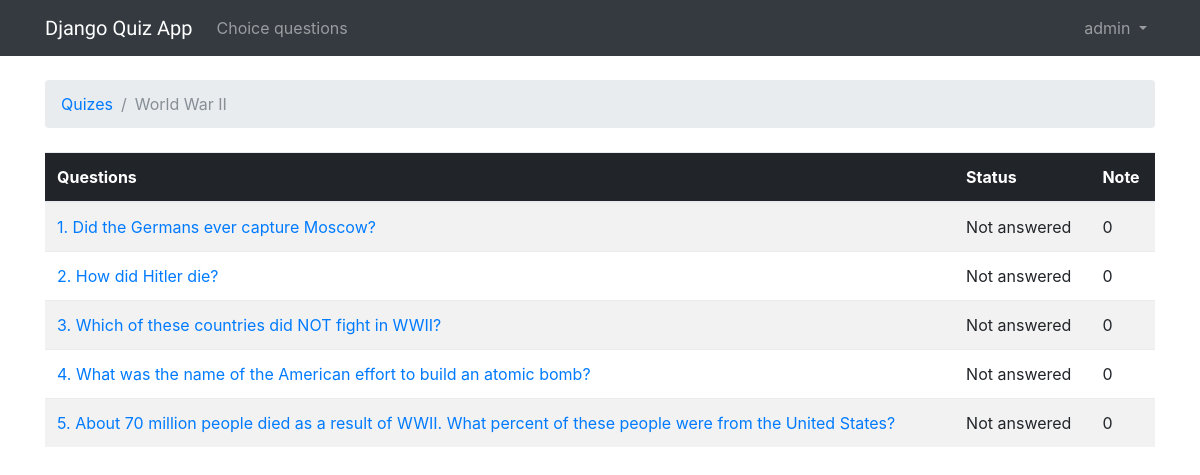
The app's page /quizes/4/ (signed in) with its own data.
### boards/models.py (models this page shows, shortened)
class Quiz(models.Model):
    name = models.CharField(max_length=30, unique=True)
    description = models.CharField(max_length=100)

class Question(models.Model):
    question = models.CharField(max_length=255)
    status = models.CharField(max_length=25, default='Not answered')
    note = models.PositiveIntegerField(default=0)
    quiz = models.ForeignKey(Quiz, related_name='questions', on_delete=models.CASCADE)

### boards/views.py (the view)
# urls.py: url(r'^quizes/(?P<pk>\d+)/$', login_required(views.QuestionListView.as_view()), name='quiz_questions'),
class QuestionListView(ListView):
    model = Question
    context_object_name = 'questions'
    template_name = 'questions.html'
    paginate_by = 20
    def get_context_data(self, **kwargs):
        kwargs['quiz'] = self.quiz
        return super().get_context_data(**kwargs)
    def get_queryset(self):
        self.quiz = get_object_or_404(Quiz, pk=self.kwargs.get('pk'))
        queryset = self.quiz.questions.order_by('question')
        return queryset

### templates/questions.html (shortened to what this page needs)
{% extends 'base.html' %}
{% load humanize %}
{% block breadcrumb %}
  <li class="breadcrumb-item"><a href="{% url 'home' %}">Quizes</a></li>
  <li class="breadcrumb-item active">{{ quiz.name }}</li>
{% endblock %}
{% block content %}
  <table class="table table-striped mb-4">
    <thead class="thead-inverse">
      <tr>
        <th>Questions</th>
        <th>Status</th>
        <th>Note</th>
      </tr>
    </thead>
    <tbody>
      {% for question in questions %}
        {% url 'question_answers' quiz.pk question.pk as question_url %}
        <tr>
          <td>
            <p class="mb-0">
              <a href="{{ question_url }}">{{ question.question }}</a>
            </p>
          </td>
          <td class="align-middle">{{ question.status }}</td>
          <td class="align-middle">{{ question.note }}</td>
        </tr>
      {% endfor %}
    </tbody>
  </table>
{% endblock %}

### templates/base.html (shortened to what this page needs)
{% load static %}<!DOCTYPE html>
<html>
  <head>
    <link rel="stylesheet" href="{% static 'css/bootstrap.min.css' %}">
    <link rel="stylesheet" href="{% static 'css/app.css' %}">
  </head>
  <body>
    {% block body %}
      <div class="wrapper">
        <nav class="navbar navbar-expand-sm navbar-dark bg-dark">
          <div class="container">
            <a class="navbar-brand" href="{% url 'home' %}">Django Quiz App</a>
            <div class="collapse navbar-collapse" id="mainMenu">
              <ul class="navbar-nav">
                <li class="nav-item">
                  <a class="nav-link" href="{% url 'home' %}">Choice questions</a>
                </li>
              </ul>
              {% if user.is_authenticated %}
                <ul class="navbar-nav ml-auto">
                  <li class="nav-item dropdown">
                    <a class="nav-link dropdown-toggle" href="#" id="userMenu" data-toggle="dropdown" aria-haspopup="true" aria-expanded="false">
                      {{ user.username }}
                    </a>
                  </li>
                </ul>
              {% else %}
                <form class="form-inline ml-auto">
                  <a href="{% url 'login' %}" class="btn btn-outline-secondary">Log in</a>
                  <a href="{% url 'signup' %}" class="btn btn-primary ml-2">Sign up</a>
                </form>
              {% endif %}
            </div>
          </div>
        </nav>
        <div class="container">
          <ol class="breadcrumb my-4">
            {% block breadcrumb %}
            {% endblock %}
          </ol>
          {% block content %}
          {% endblock %}
        </div>
      </div>
    {% endblock body %}
  </body>
</html>

### static/css/app.css (style rules this page uses)
html, body { height: 100%; }
.navbar-brand { font-family: 'Peralta', cursive; }
.wrapper { position: relative; min-height: 100%; height: auto !important; height: 100%; margin: 0 auto -60px; }

### records on screen
Quiz: name "World War II"
Question: question "1. Did the Germans ever capture Moscow?", status "Not answered", note "0"
Question: question "2. How did Hitler die?", status "Not answered", note "0"
Question: question "3. Which of these countries did NOT fight in WWII?", status "Not answered", note "0"
Question: question "4. What was the name of the American effort to build an atomic bomb?", status "Not answered", note "0"
Question: question "5. About 70 million people died as a result of WWII. What percent of these people were from the United States?", status "Not answered", note "0"

### other values on screen
{{ user.username }} "admin"
